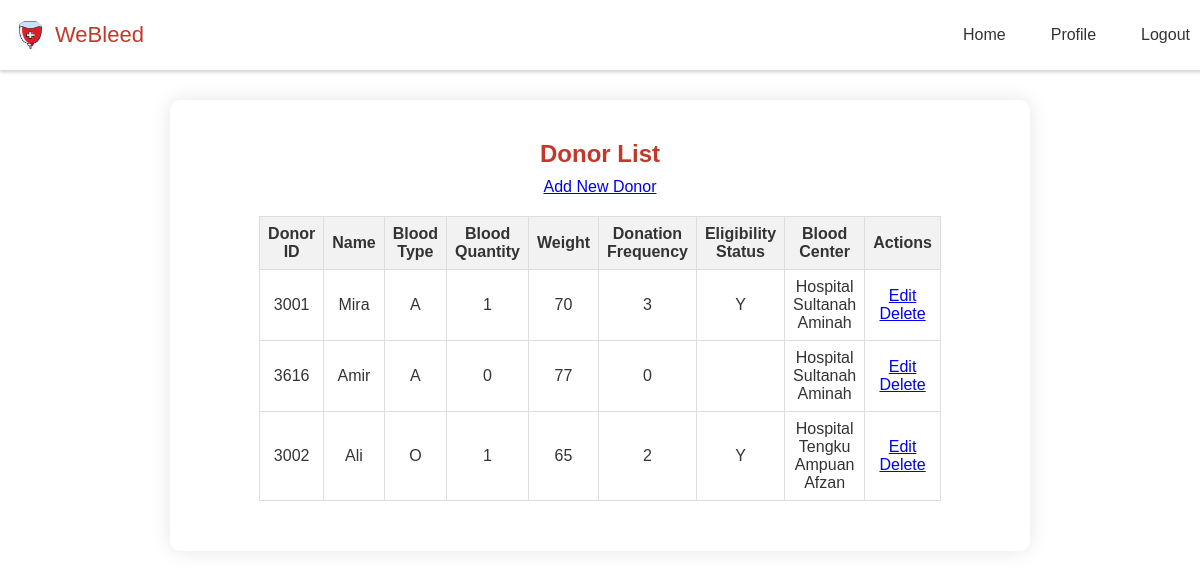
The page /donor_details.php on the database its author committed.
### tables this page shows
CREATE TABLE `donor` (
  `donID` int(4) NOT NULL,
  `donPassword` varchar(20) NOT NULL,
  `donName` varchar(45) NOT NULL,
  `donGender` char(1) NOT NULL,
  `donAge` int(3) NOT NULL,
  `donPhoneNo` varchar(12) NOT NULL,
  `donBloodType` varchar(2) NOT NULL,
  `donBloodQty` int(3) NOT NULL,
  `donWeight` int(3) NOT NULL,
  `donFrequency` int(1) NOT NULL,
  `eligibleStatus` char(1) NOT NULL,
  `staffID` int(4) NOT NULL
);

CREATE TABLE `bloodcenter` (
  `bcID` int(4) NOT NULL,
  `bcName` varchar(45) NOT NULL,
  `bcPhoneNo` varchar(12) NOT NULL,
  `bcBloodQtyA` int(5) DEFAULT NULL,
  `bcBloodQtyB` int(5) DEFAULT NULL,
  `bcBloodQtyO` int(5) DEFAULT NULL,
  `bcBloodQtyAB` int(5) DEFAULT NULL
);

### donor_details.php (the view, shortened to what this page needs)
<?php
include('connection.php');
$query = "SELECT donor.donID, donor.donName, donor.donBloodType, donor.donBloodQty, donor.donWeight, donor.donFrequency, donor.eligibleStatus, bloodcenter.bcName
          FROM donor
          JOIN staff ON donor.staffID = staff.staffID
          JOIN bloodcenter ON staff.bcID = bloodcenter.bcID";
$result = mysqli_query($condb, $query);
?>
<!DOCTYPE html>
<html lang="en">
<head>
    <link rel="stylesheet" href="style.css">
</head>
<body>
    <nav class="navbar">
        <div class="logo_item">
            <img src="logo.jpg" alt="Company Logo">
            <span>WeBleed</span>
        </div>
        <div class="navbar_content">
            <ul>
                <li><a href="home_staff.php">Home</a></li>
                <li><a href="staff_profile.php">Profile</a></li>
                <li><a href="logout.php">Logout</a></li>
            </ul>
        </div>
    </nav>
    <div class="details-section">
        <h2>Donor List</h2>
        <a href="add_donor.php" class="button">Add New Donor</a>
        <table>
            <thead>
                <tr>
                    <th>Donor ID</th>
                    <th>Name</th>
                    <th>Blood Type</th>
                    <th>Blood Quantity</th>
                    <th>Weight</th>
                    <th>Donation Frequency</th>
                    <th>Eligibility Status</th>
                    <th>Blood Center</th>
                    <th>Actions</th>
                </tr>
            </thead>
            <tbody>
                <?php while ($row = mysqli_fetch_assoc($result)): ?>
                <tr>
                    <td><?php echo $row['donID']; ?></td>
                    <td><?php echo $row['donName']; ?></td>
                    <td><?php echo $row['donBloodType']; ?></td>
                    <td><?php echo $row['donBloodQty']; ?></td>
                    <td><?php echo $row['donWeight']; ?></td>
                    <td><?php echo $row['donFrequency']; ?></td>
                    <td><?php echo $row['eligibleStatus']; ?></td>
                    <td><?php echo $row['bcName']; ?></td>
                    <td>
                        <a href="edit_donor.php?donID=<?php echo $row['donID']; ?>" class="button">Edit</a>
                        <a href="delete_donor.php?id=<?php echo $row['donID']; ?>" class="button" onclick="return confirm('Are you sure you want to delete this donor?');">Delete</a>
                    </td>
                </tr>
                <?php endwhile; ?>
            </tbody>
        </table>
    </div>
</body>
</html>

### style.css (style rules this page uses)
body { font-family: Arial, sans-serif; margin: 0; padding: 0; background-color: white; color: #333; background-image: none; background-size: cover; }
h2 { text-align: center; color: #c0392b; margin-top: 10px; margin-bottom: 10px; }
table { width: 80%; margin: 20px auto; border-collapse: collapse; text-align: center; }
table th, table td { border: 1px solid #ddd; padding: 8px; }
table th { background-color: #f2f2f2; color: #333; }
.navbar { position: fixed; top: 0; width: 100%; background-color: #fff; display: flex; justify-content: space-between; align-items: center; padding: 20px 5px; z-index: 1000; box-shadow: 0 2px 4px rgba(0, 0, 0, 0.2); }
.logo_item { display: flex; align-items: center; column-gap: 10px; font-size: 22px; font-weight: 500; color: #c0392b; margin-left: 5px; }
.navbar img { width: 30px; height: 30px; border-radius: 50%; margin-left: 5px; }
.navbar_content ul { margin: 0; padding: 0; list-style: none; display: flex; }
.navbar_content li { margin-left: 15px; }
.navbar_content a { text-decoration: none; color: #333; padding: 10px 15px; transition: color 0.3s ease; }
.details-section { width: 95%; max-width: 800px; text-align: center; background-color: #fff; border-radius: 10px; box-shadow: 0 0 20px rgba(0, 0, 0, 0.1); padding: 30px; margin: 100px auto; }

### rows shown on the page
donor: donID "3001", donName "Mira", donBloodType "A", donBloodQty "1", donWeight "70", donFrequency "3", eligibleStatus "Y", bloodcenter.bcName "Hospital Sultanah Aminah"
donor: donID "3616", donName "Amir", donBloodType "A", donBloodQty "0", donWeight "77", donFrequency "0", bloodcenter.bcName "Hospital Sultanah Aminah"
donor: donID "3002", donName "Ali", donBloodType "O", donBloodQty "1", donWeight "65", donFrequency "2", eligibleStatus "Y", bloodcenter.bcName "Hospital Tengku Ampuan Afzan"
